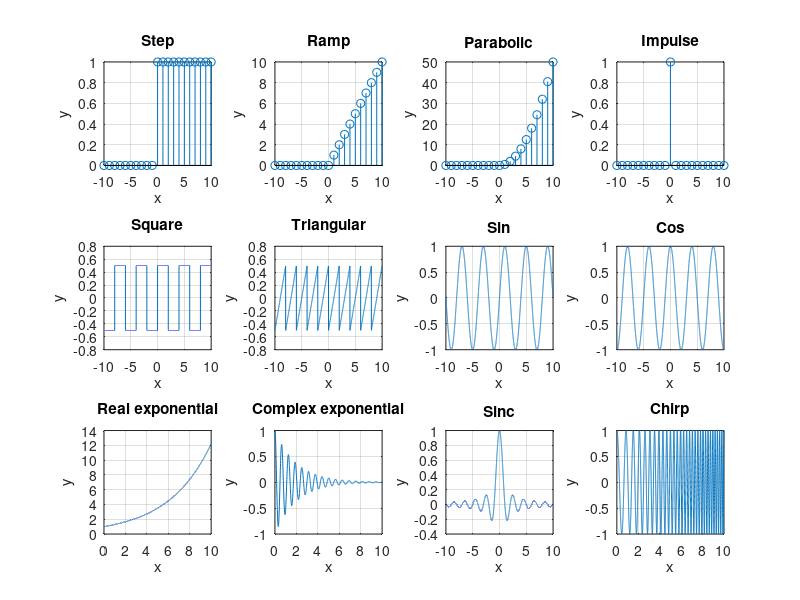

The MATLAB script that drew this image:
clear all
close all
clc

pkg load signal;

#----step signal----
x = -10:10;
y = (x>=0);
subplot(3,4,1);
stem(x,y);
title('Step');
xlabel('x');
ylabel('y');
grid on;

#----ramp signal----
x = -10:10;
y = (x>=0).*x;
subplot(3,4,2);
stem(x,y);
title('Ramp');
xlabel('x');
ylabel('y');
grid on;

#----parabolic signal----
x = -10:10;
y = (x>=0).*x.*x./2;
subplot(3,4,3);
stem(x,y);
title('Parabolic');
xlabel('x');
ylabel('y');
grid on;

#----impulse signal----
x = -10:10;
y = (x==0);
subplot(3,4,4);
stem(x,y);
title('Impulse');
xlabel('x');
ylabel('y');
grid on;

#----square wave----
fs = 1000;
f = 0.25;
x = -10:1/fs:10-1/fs;
y = 0.5.*square(2*pi*f*x);
subplot(3,4,5);
plot(x,y);
title('Square');
xlabel('x');
ylabel('y');
grid on;

#----triangular wave----
fs = 100;
f = 0.5;
x = -10:1/fs:10-1/fs;
y = 0.5.*sawtooth(2*pi*f*x)
subplot(3,4,6);
plot(x,y);
title('Triangular');
xlabel('x');
ylabel('y');
grid on;

#----sin wave----
fs = 1000;
f = 0.25;
x = -10:1/fs:10-1/fs;
y = sin(2*pi*f*x);
subplot(3,4,7);
plot(x,y);
title('Sin');
xlabel('x');
ylabel('y');
grid on;

#----cos wave----
fs = 1000;
f = 0.25;
x = -10:1/fs:10-1/fs;
y = cos(2*pi*f*x);
subplot(3,4,8);
plot(x,y);
title('Cos');
xlabel('x');
ylabel('y');
grid on;

#----real exponential signal----
fs = 1000;
x = 0:1/fs:10-1/fs;
y = exp(0.25*x);
subplot(3,4,9);
plot(x,y);
title('Real exponential');
xlabel('x');
ylabel('y');
grid on;

#----complex exponential signal----
fs = 100;
x = 0:1/fs:10-1/fs;
c = -0.5+10j;
y = exp(c*x);
subplot(3,4,10);
plot(x,real(y));
title('Complex exponential');
xlabel('x');
ylabel('y');
grid on;

#----sinc wave----
fs = 1000;
x = -10:1/fs:10-1/fs;
y = sin(pi*x)./(pi*x);
subplot(3,4,11);
plot(x,y);
title('Sinc');
xlabel('x');
ylabel('y');
grid on;

#----chirp wave----
fs = 1000;
fstart = 1;
t = 10;
fend = 5;
x = 0:1/fs:10-1/fs;
y = chirp(x,fstart,t,fend);
subplot(3,4,12);
plot(x,y);
title('Chirp');
xlabel('x');
ylabel('y');
grid on;
